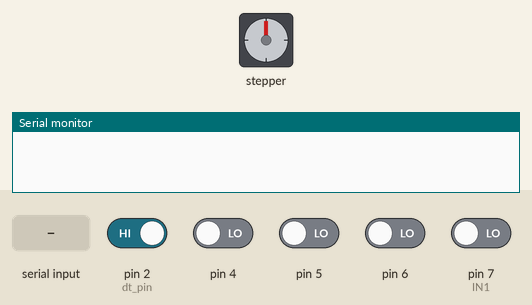
Recording of a sketch running on a simulated Arduino Uno, built with avr-gcc and run on an emulated ATmega328P. Parts: stepper motor, the last lines printed to the serial monitor. Inputs (shaded band) come from the test bench; at power-on: pin 2 (dt_pin) HIGH, pin 4–6, pin 7 (IN1) LOW. The local clock reads 2024-03-15 10:24:30 at power-on unless the sketch sets it; stepper angles assume 2048 steps per turn.

Above: at 0.8 s.
0.9 s: pin 2 (dt_pin) driven LOW
2.5 s: "h\n" received over the second serial link
At 2.96 s:
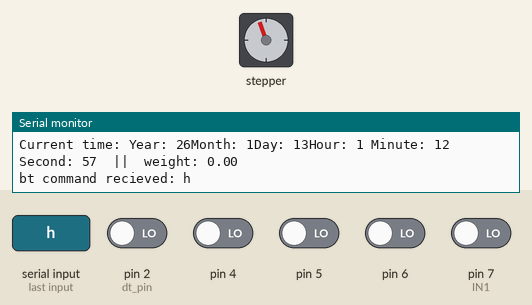
At 3.56 s:
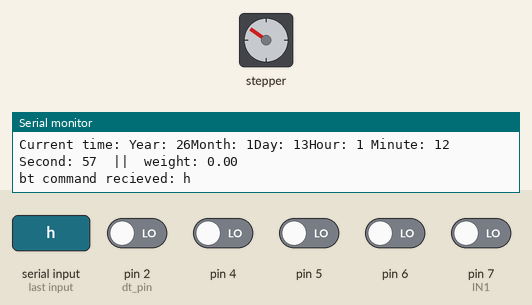
Timing chart, 0 to 14.5 s (numbered marks = the images above; inputs shaded):
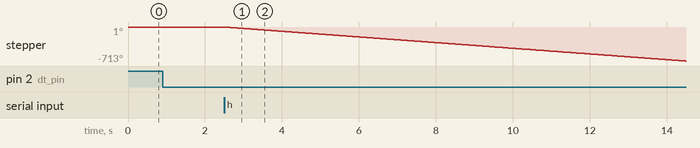

The sketch:

sketch_main.ino
```cpp
#include <Arduino.h>
#include "inc/HX711_driver.h"
#include "inc/RTC_module.h"
#include "inc/Stepper_module.h"
#include "inc/BT_module.h"


HX711_t cantar;
void setup() {
  // put your setup code here, to run once:
  Serial.begin(9600);
  HX711_init(&cantar, -961.672f);
  RTC_init();
  RTC_setTime(26, 1, 13, 1, 12, 55); // Set time to Jan 12, 2026, 11:31:00
  Stepper_init();
  BT_init();

  Serial.println("setup done");
}

void loop() {
  // put your main code here, to run repeatedly:
  static unsigned long lastCheck = 0;

  BT_checkCommand();

  if (millis() - lastCheck >= 1000) {
      lastCheck = millis();

      if (RTC_isMealTime(1, 13)) {
        Serial.println("dispensing");
        int res = Stepper_dispense(50.0f); // dispense 50 grams
        if (res == 1) {
          Serial.println("sucessful");
        } else {
          Serial.println("failed: check level or mechanism");
        }
      } else {
        Serial.println("not meal time yet");
        Serial.print("Current time: ");
        RTC_printTime();
        Serial.print("  ||  weight: ");
        Serial.println(HX711_get_weight(&cantar));
      }
  }


  //Serial.println("atentie tare");
  //delay(1000);
  //HX711_tare(&cantar);
  //Serial.println("tare done");
  //while(1) {
  //Serial.println(HX711_get_weight(&cantar));
  //RTC_printTime();
  //delay(1000);}
}
```

BT_module.h
```cpp
#ifndef BT_MODULE_H
#define BT_MODULE_H

void BT_init();
void BT_checkCommand();

#endif
```

RTC_module.h
```cpp
#ifndef RTC_MODULE_H
#define RTC_MODULE_H

#include <stdint.h>

void RTC_init();
void RTC_printTime();
void RTC_printBTTime();
int RTC_isMealTime(uint8_t targetHour, uint8_t targetMin);
void RTC_setTime(uint8_t year, uint8_t month, uint8_t day, uint8_t hour, uint8_t minute, uint8_t second);

#endif // RTC_MODULE_H
```

Stepper_module.h
```cpp
#ifndef STEPPER_MODULE_H
#define STEPPER_MODULE_H

void Stepper_init();
void Stepper_stop();
int Stepper_dispense(float grams);


#endif // STEPPER_MODULE_H
```

misc.h
```cpp
#ifndef MISC_H
#define MISC_H

#include <stdint.h>

uint8_t my_digitalRead(uint8_t pin);
void my_digitalWrite(uint8_t pin, uint8_t val);
void my_pinMode(uint8_t pin, uint8_t mode);

#endif // MISC_H
```

BT_module.cpp
```cpp
#include "../inc/BT_module.h"
#include "../inc/Stepper_module.h"
#include "../inc/HX711_driver.h"
#include "../inc/RTC_module.h"
#include "../inc/pins.h"

#include <Arduino.h>
#include <SoftwareSerial.h>

SoftwareSerial BT(BT_RX, BT_TX); // RX, TX
extern HX711_t cantar;

void BT_init() {
    BT.begin(9600); // Viteza standard la modulele astea
    BT.println(">>> connected <<<");
    BT.println("h=feed, i=Info, t=Tare");
}

void BT_checkCommand() {
if (BT.available()) {
        char c = BT.read();

        if (c == '\n' || c == '\r' || c == ' ') return;

        Serial.print("bt command recieved: ");
        Serial.println(c);

        switch (c) {
            case 'h': // FEED
                BT.println("feed 50g");
                int res = Stepper_dispense(50.0);
                if (res == 1) BT.println("sucessful");
                else BT.println("error: check level or mechanism");
                break;

            case 'i': // INFO
                {
                    // time
                    RTC_printBTTime();

                    // weight
                    float g = HX711_get_weight(&cantar);
                    BT.print("Bol: ");
                    BT.print(g);
                    BT.println(" g");
                }
                break;

            case 't': // tare
                BT.println("tare in process");
                HX711_tare(&cantar);
                BT.println("Scale is now 0.");
                break;

            default:
                BT.println("Unknown command. Try h, i, or t.");
                break;
        }
    }
}
```

RTC_module.cpp
```cpp
#include "Ds1302.h"
#include "../inc/RTC_module.h"
#include "../inc/pins.h"
#include <Arduino.h>
#include <SoftwareSerial.h>

static Ds1302 rtc(RTC_RST, RTC_CLK, RTC_DAT); // RST, DAT, CLK
extern SoftwareSerial BT;
void RTC_init() {
    rtc.init();
}

void RTC_setTime(uint8_t year, uint8_t month, uint8_t day, uint8_t hour, uint8_t minute, uint8_t second) {
    Ds1302::DateTime dt;
    dt.year = year;
    dt.month = month;
    dt.day = day;
    dt.hour = hour;
    dt.minute = minute;
    dt.second = second;
    rtc.setDateTime(&dt);
}

void RTC_printTime() {
	Ds1302::DateTime now;
	rtc.getDateTime(&now);
    Serial.print("Year: ");
    Serial.print(now.year);
    Serial.print("Month: ");
    Serial.print(now.month);
    Serial.print("Day: ");
    Serial.print(now.day);
	Serial.print("Hour: ");
	Serial.print(now.hour);
	Serial.print(" Minute: ");
	Serial.print(now.minute);
	Serial.print(" Second: ");
	Serial.print(now.second);
}

void RTC_printBTTime() {
	Ds1302::DateTime now;
	rtc.getDateTime(&now);
    BT.print("Year: ");
    BT.print(now.year);
    BT.print("Month: ");
    BT.print(now.month);
    BT.print("Day: ");
    BT.print(now.day);
	BT.print("Hour: ");
	BT.print(now.hour);
	BT.print(" Minute: ");
	BT.print(now.minute);
	BT.print(" Second: ");
	BT.print(now.second);
}

int RTC_isMealTime(uint8_t targetHour, uint8_t targetMin) {
    Ds1302::DateTime now;
    rtc.getDateTime(&now);

    if (now.hour == targetHour && now.minute == targetMin && now.second == 0) {
        return 1;
    }
    return 0;
}
```

Stepper_module.cpp
```cpp
#include "../inc/Stepper_module.h"
#include "../inc/pins.h"
#include "../inc/HX711_driver.h"
#include <Arduino.h>
#include <Stepper.h>

#define STEPS 2048
#define MAX_RETRY 3

static Stepper s = Stepper(STEPS, IN1, IN2, IN3, IN4);
extern HX711_t cantar;

void Stepper_init() {
    s.setSpeed(10);
    Stepper_stop();
}

void Stepper_stop() {
    digitalWrite(IN1, LOW);
    digitalWrite(IN2, LOW);
    digitalWrite(IN3, LOW);
    digitalWrite(IN4, LOW);
}

int Stepper_dispense(float targetGrams) {
    float currentWeight = HX711_get_weight(&cantar);

    if (currentWeight >= targetGrams) {
        Serial.println("already full");
        return 1;
    }

    long currentSteps = 0;
    long stepLimit = 5000;
    int retryCount = 0;

    float newWeight = currentWeight;

    while (newWeight < targetGrams && retryCount < MAX_RETRY)
    {
        s.step(-1000);
        currentSteps += 1000;

        newWeight = HX711_get_weight(&cantar);
        if (currentSteps >= stepLimit)
        {
            if (newWeight - currentWeight < 0.5f) {
                retryCount++;
                Serial.println("no weight change detected, retrying...");
                s.step(1000);
                delay(200);
                s.step(-1000);

                currentSteps = 0;
            } else {
                currentWeight = newWeight;
                currentSteps = 0;
                retryCount = 0;
            }
        }
    }

    if (retryCount >= MAX_RETRY)
    {
        Serial.println("error: check dispenser mechanism");
        return -1;
    }
    return 1;

}
```

misc.cpp
```cpp
#include "../inc/misc.h"
#include <avr/io.h>


#define INPUT 0
#define OUTPUT 1

uint8_t my_digitalRead(uint8_t pin)
{
    if (pin <= 7) {
        return (PIND & (1 << pin)) ? 1 : 0;
    } else if (pin <= 13) {
        return (PINB & (1 << (pin - 8))) ? 1 : 0;
    } else if (pin <= 18) {
        return (PINC & (1 << (pin - 14))) ? 1 : 0;
    }
    return 0;
}

void my_pinMode(uint8_t pin, uint8_t mode)
{
    if (pin <= 7) {
        if (mode == INPUT) {
            DDRD &= ~(1 << pin);
        } else {
            DDRD |= (1 << pin);
        }
    } else if (pin <= 13) {
        if (mode == INPUT) {
            DDRB &= ~(1 << (pin - 8));
        } else {
            DDRB |= (1 << (pin - 8));
        }
    } else if (pin <= 18) {
        if (mode == INPUT) {
            DDRC &= ~(1 << (pin - 14));
        } else {
            DDRC |= (1 << (pin - 14));
        }
    }
}

void my_digitalWrite(uint8_t pin, uint8_t val) {
    if (pin <= 7) {
        if (val) PORTD |= (1 << pin); else PORTD &= ~(1 << pin);
    } else if (pin <= 13) {
        if (val) PORTB |= (1 << (pin - 8)); else PORTB &= ~(1 << (pin - 8));
    } else if (pin <= 18) {
        if (val) PORTC |= (1 << (pin - 14)); else PORTC &= ~(1 << (pin - 14));
    }
}
```

pins.h
```cpp
#ifndef PINS_H
#define PINS_H

//PINS

// HX711
#define HX711_DT 2
#define HX711_SCLK 3

// RTC
#define RTC_RST 4
#define RTC_DAT 5
#define RTC_CLK 6

// Stepper

#define IN1 7
#define IN2 8
#define IN3 9
#define IN4 10

// BT

#define BT_RX 11
#define BT_TX 12

#endif // PINS_H
```

HX711_driver.h
```cpp
#ifndef HXX711_DRIVER_H
#define HXX711_DRIVER_H


#include <stdint.h>

typedef struct {
    int32_t offset;
    float scale;
    uint8_t dt_pin;
    uint8_t sclk_pin;
} HX711_t;

void HX711_init(HX711_t* sensor, float scale);
int32_t HX711_readRaw(HX711_t* sensor);
int32_t HX711_readAvg(HX711_t* sensor, uint8_t n);
void HX711_tare(HX711_t* sensor);
void HX711_set_scale(HX711_t* sensor, float scale);
float HX711_get_weight(HX711_t* sensor);

#endif // HXX711_DRIVER_H
```

HX711_driver.cpp
```cpp
#include "../inc/HX711_driver.h"
#include "../inc/misc.h"
#include "../inc/pins.h"
#include <avr/io.h>
#include <avr/interrupt.h>

#define INPUT 0
#define OUTPUT 1


void HX711_init(HX711_t* sensor, float scale)
{
    sensor->dt_pin = HX711_DT;
    sensor->sclk_pin = HX711_SCLK;
    sensor->offset = 0;
    sensor->scale = 1.0f;

	my_pinMode(sensor->dt_pin, INPUT);
	my_pinMode(sensor->sclk_pin, OUTPUT);

	HX711_set_scale(sensor, scale);
	HX711_tare(sensor);
}


int32_t HX711_readRaw(HX711_t* sensor)
{
    	while(my_digitalRead(sensor->dt_pin)); // wait until DOUT is LOW

	int32_t value = 0;
	uint8_t i;
	cli(); // no interrupts
	for (i = 0; i < 24; ++i) {
		my_digitalWrite(sensor->sclk_pin, 1); // write HIGH SCLK

		value = value << 1;
		value |= my_digitalRead(sensor->dt_pin);

		my_digitalWrite(sensor->sclk_pin, 0); // write LOW SCLK
	}

	if (value & 0x800000L) {
		// check if MSB is HIGH; if it is -> negative
		// if it is fill from 31 to 24 with HIGH
		value |= 0xFF000000L;
	}

	my_digitalWrite(sensor->sclk_pin, 1); // set channel A 128 rate
	my_digitalWrite(sensor->sclk_pin, 0);
	sei(); // interrupts back
	return value;
}

int32_t HX711_readAvg(HX711_t* sensor, uint8_t n)
{
    int64_t sum = 0;
	uint8_t i;
	for (i = 0; i < n; ++i) {
		sum += HX711_readRaw(sensor);
	}
	return (int32_t)(sum / n);
}


void HX711_tare(HX711_t* sensor) {
	sensor->offset = HX711_readAvg(sensor, 10);
}

void HX711_set_scale(HX711_t* sensor, float scale) {
	sensor->scale = scale;
}

float HX711_get_weight(HX711_t* sensor) {
	return (HX711_readAvg(sensor, 10) - sensor->offset) / sensor->scale;
}
```
